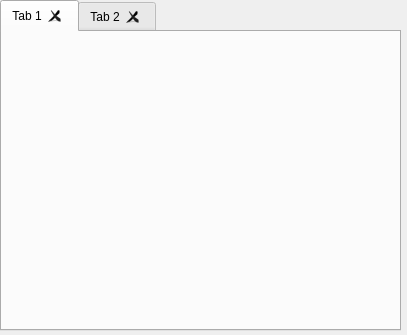
<?xml version="1.0" encoding="UTF-8"?>
<ui version="4.0">
 <class>chatWidgets</class>
 <widget class="QWidget" name="chatWidgets">
  <property name="geometry">
   <rect>
    <x>0</x>
    <y>0</y>
    <width>407</width>
    <height>335</height>
   </rect>
  </property>
  <property name="windowTitle">
   <string>Form</string>
  </property>
  <widget class="QTabWidget" name="tabWidget">
   <property name="geometry">
    <rect>
     <x>0</x>
     <y>0</y>
     <width>401</width>
     <height>331</height>
    </rect>
   </property>
   <property name="currentIndex">
    <number>0</number>
   </property>
   <property name="tabsClosable">
    <bool>true</bool>
   </property>
   <widget class="QWidget" name="tab">
    <attribute name="title">
     <string>Tab 1</string>
    </attribute>
   </widget>
   <widget class="QWidget" name="tab_2">
    <attribute name="title">
     <string>Tab 2</string>
    </attribute>
   </widget>
  </widget>
 </widget>
 <resources/>
 <connections/>
</ui>
